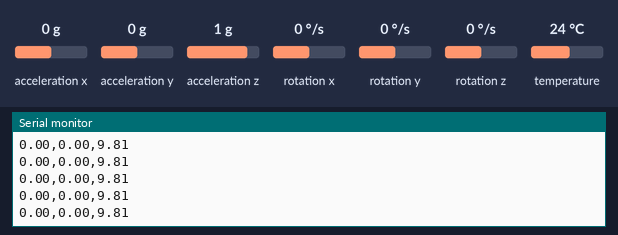
The sketch below on a simulated Arduino Leonardo, built with avr-gcc and run on an emulated ATmega32U4. Parts: the last lines printed to the serial monitor. The test bench sets the inputs (shaded band); at power-on: acceleration z 1 g, acceleration x 0 g, acceleration y 0 g, rotation x 0 °/s, rotation y 0 °/s, rotation z 0 °/s, temperature 24 °C.

Above: at 1.2 s.
1.3 s: acceleration z set to 0 g
At 2.1 s:
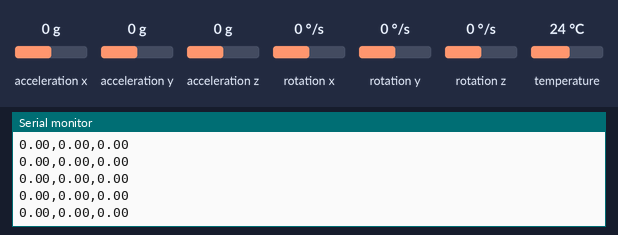
4.3 s: acceleration x set to -1.4 g
At 5.2 s:
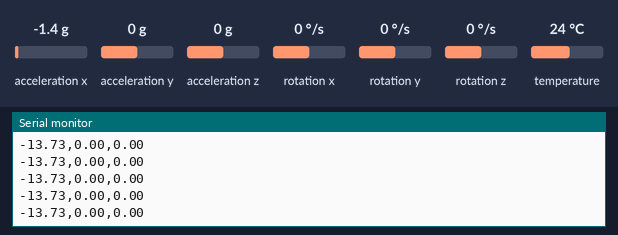
7.3 s: acceleration y set to -1.4 g
At 8.3 s:
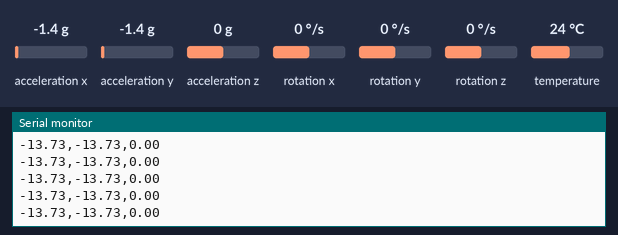

The sketch:

SmoothingFactor_Accelerometer.ino
```cpp
#include <Adafruit_MPU6050.h>
#include <Adafruit_Sensor.h>
#include <Wire.h>

Adafruit_MPU6050 mpu;

// Variables for low-pass filter
float alpha = 1; // Smoothing factor (0 < alpha < 1)
float filteredX = 0;
float filteredY = 0;
float filteredZ = 0;

void setup(void) {
  Serial.begin(115200);
  while (!Serial)
    delay(10); // will pause Zero, Leonardo, etc until serial console opens

  // Try to initialize!
  if (!mpu.begin(0x69)) {
    Serial.println("Failed to find MPU6050 chip");
    while (1) {
      delay(10);
    }
  }

  mpu.setFilterBandwidth(MPU6050_BAND_21_HZ);
  Serial.print("Filter bandwidth set to: ");
  switch (mpu.getFilterBandwidth()) {
  case MPU6050_BAND_260_HZ:
    Serial.println("260 Hz");
    break;
  case MPU6050_BAND_184_HZ:
    Serial.println("184 Hz");
    break;
  case MPU6050_BAND_94_HZ:
    Serial.println("94 Hz");
    break;
  case MPU6050_BAND_44_HZ:
    Serial.println("44 Hz");
    break;
  case MPU6050_BAND_21_HZ:
    Serial.println("21 Hz");
    break;
  case MPU6050_BAND_10_HZ:
    Serial.println("10 Hz");
    break;
  case MPU6050_BAND_5_HZ:
    Serial.println("5 Hz");
    break;
  }

}

void loop() {

  /* Get new sensor events with the readings */
  sensors_event_t a, g, temp;
  mpu.getEvent(&a, &g, &temp);

  // Apply low-pass filter (Exponential Moving Average)
  filteredX = alpha * a.acceleration.x + (1 - alpha) * filteredX;
  filteredY = alpha * a.acceleration.y + (1 - alpha) * filteredY;
  filteredZ = alpha * a.acceleration.z + (1 - alpha) * filteredZ;

  // Print out the filtered values
  Serial.print(filteredX);
  Serial.print(",");
  Serial.print(filteredY);
  Serial.print(",");
  Serial.print(filteredZ);
  Serial.print("\n");

  // Small delay to make the data easier to read
  //delay(50);
}
```

Measured:
- after the input at 1.3 s, the serial monitor: prints a new line at once (image 1)
- after the input at 4.3 s, the serial monitor: prints a new line at once (image 2)
- after the input at 7.3 s, the serial monitor: prints a new line at once (image 3)
